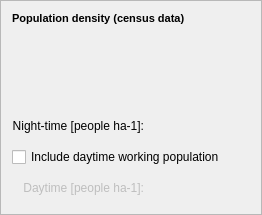
    <widget class="QFrame" name="frame_6">
     <property name="frameShape">
      <enum>QFrame::StyledPanel</enum>
     </property>
     <property name="frameShadow">
      <enum>QFrame::Raised</enum>
     </property>
     <layout class="QGridLayout" name="gridLayout_7">
      <item row="5" column="1">
       <widget class="QWidget" name="widgetPopDay" native="true">
        <property name="enabled">
         <bool>false</bool>
        </property>
        <property name="minimumSize">
         <size>
          <width>100</width>
          <height>30</height>
         </size>
        </property>
        <property name="layoutDirection">
         <enum>Qt::LeftToRight</enum>
        </property>
        <layout class="QGridLayout" name="gridLayout_18"/>
       </widget>
      </item>
      <item row="5" column="0">
       <widget class="QLabel" name="label_37">
        <property name="enabled">
         <bool>false</bool>
        </property>
        <property name="text">
         <string>Daytime [people ha-1]:</string>
        </property>
        <property name="alignment">
         <set>Qt::AlignRight|Qt::AlignTrailing|Qt::AlignVCenter</set>
        </property>
        <property name="buddy">
         <cstring></cstring>
        </property>
       </widget>
      </item>
      <item row="2" column="0">
       <spacer name="verticalSpacer_8">
        <property name="orientation">
         <enum>Qt::Vertical</enum>
        </property>
        <property name="sizeHint" stdset="0">
         <size>
          <width>20</width>
          <height>40</height>
         </size>
        </property>
       </spacer>
      </item>
      <item row="4" column="0" colspan="2">
       <widget class="QCheckBox" name="checkBox_day">
        <property name="text">
         <string>Include daytime working population</string>
        </property>
       </widget>
      </item>
      <item row="0" column="0" colspan="2">
       <widget class="QLabel" name="label_18">
        <property name="text">
         <string>&lt;!DOCTYPE HTML PUBLIC &quot;-//W3C//DTD HTML 4.0//EN&quot; &quot;http://www.w3.org/TR/REC-html40/strict.dtd&quot;&gt;
&lt;html&gt;&lt;head&gt;&lt;meta name=&quot;qrichtext&quot; content=&quot;1&quot; /&gt;&lt;style type=&quot;text/css&quot;&gt;
p, li { white-space: pre-wrap; }
&lt;/style&gt;&lt;/head&gt;&lt;body style=&quot; font-family:'MS Shell Dlg 2'; font-size:7.8pt; font-weight:400; font-style:normal;&quot;&gt;
&lt;p style=&quot; margin-top:0px; margin-bottom:0px; margin-left:0px; margin-right:0px; -qt-block-indent:0; text-indent:0px;&quot;&gt;&lt;span style=&quot; font-size:8pt; font-weight:600;&quot;&gt;Population density (census data)&lt;/span&gt;&lt;/p&gt;&lt;/body&gt;&lt;/html&gt;</string>
        </property>
       </widget>
      </item>
      <item row="3" column="1">
       <widget class="QWidget" name="widgetPop" native="true">
        <property name="minimumSize">
         <size>
          <width>100</width>
          <height>30</height>
         </size>
        </property>
        <property name="layoutDirection">
         <enum>Qt::LeftToRight</enum>
        </property>
        <layout class="QGridLayout" name="gridLayout_16"/>
       </widget>
      </item>
      <item row="3" column="0">
       <widget class="QLabel" name="label_27">
        <property name="text">
         <string>Night-time [people ha-1]:</string>
        </property>
        <property name="alignment">
         <set>Qt::AlignRight|Qt::AlignTrailing|Qt::AlignVCenter</set>
        </property>
        <property name="buddy">
         <cstring></cstring>
        </property>
       </widget>
      </item>
      <item row="1" column="0">
       <spacer name="verticalSpacer_13">
        <property name="orientation">
         <enum>Qt::Vertical</enum>
        </property>
        <property name="sizeHint" stdset="0">
         <size>
          <width>20</width>
          <height>40</height>
         </size>
        </property>
       </spacer>
      </item>
     </layout>
    </widget>
